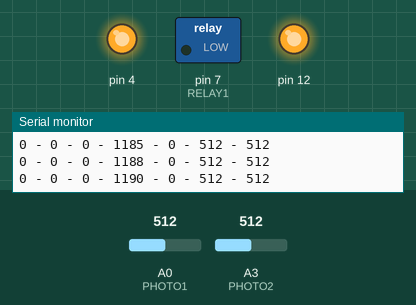
A sketch run on a simulated Arduino Uno, built with avr-gcc and run on an emulated ATmega328P. Shown: switched loads named in the sketch (green lamp = pin HIGH), output pins drawn as LEDs (lit = HIGH), the last lines printed to the serial monitor. The inputs (shaded band) are chosen by the test bench; at power-on: A3 (PHOTO2) = 512, A0 (PHOTO1) = 512.

Above: at 1.2 s.
1.3 s: A3 (PHOTO2) set to 408
4.3 s: A3 (PHOTO2) set to 392
7.1 s: A0 (PHOTO1) set to 581
8.6 s: A0 (PHOTO1) set to 618
11.6 s: A0 (PHOTO1) set to 590
At 12.4 s:
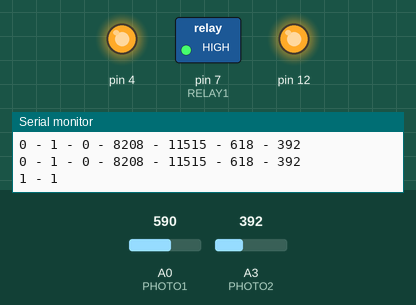
Timing chart, 0 to 14.6 s (numbered marks = the images above; inputs shaded):
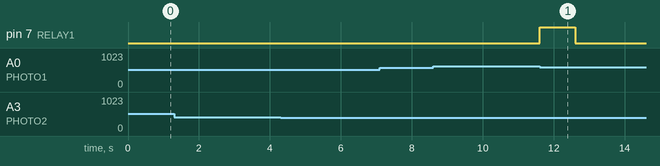

The sketch:

laser.ino
```cpp
#define RELAY1  7
#define PHOTO1  0
#define PHOTO2  3

void setup() {
Serial.begin(115200);

pinMode(4, OUTPUT);
digitalWrite(4, HIGH);
pinMode(RELAY1, OUTPUT);

pinMode(12, OUTPUT);
digitalWrite(12, HIGH);
}

long leftTime = millis();
long rightTime = millis();
int people = 0;
boolean leftHit = false;
boolean rightHit = false;

void loop(){
int left = analogRead(PHOTO1);
int right = analogRead(PHOTO2);

 if(!leftHit && left<600){
  leftHit = true;
  leftTime = millis();
  }
 if (!rightHit && right<400){
    rightHit = true;
    rightTime = millis();
 }
 if (rightTime < millis()-2000)
  rightHit = false;
 if (leftTime < millis()-2000)
  leftHit = false;

 Serial.print(leftHit);
 Serial.print(" - ");
 Serial.print(rightHit);

 if(leftHit && rightHit ){
      if(leftTime - rightTime <= 0){
        if(people<=0) Serial.println("-----------GHOST-----------");

        if(people>0)
          people--;
      }
      if(leftTime - rightTime > 0){
        people++;

      }

  leftHit = false;
  rightHit = false;

  if(people == 0){

      digitalWrite(RELAY1, 0); //Off
      delay(300);
  }
  else
      digitalWrite(RELAY1, 1); // On
      delay(1000);
}

Serial.print(" - ");
Serial.print(people);
Serial.print(" - ");
Serial.print(leftTime);
Serial.print(" - ");
Serial.print(rightTime);
Serial.print(" - ");
Serial.print(left);
Serial.print(" - ");
Serial.println  (right);
}
```

Measured:
- after the input at 11.6 s, pin 7 (RELAY1): LOW → HIGH at once, → LOW 1.0 s later
